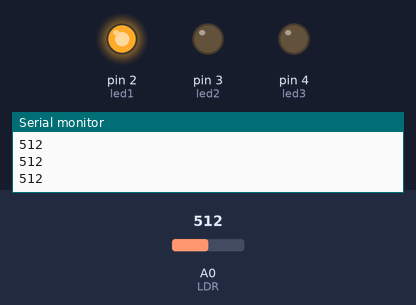
Simulated run of this sketch. Board: Arduino Uno, built with avr-gcc and run on an emulated ATmega328P. On the bench: output pins drawn as LEDs (lit = HIGH), the last lines printed to the serial monitor. The inputs (shaded band) are chosen by the test bench; at power-on: A0 (LDR) = 512.

Above: at 1.2 s.
1.3 s: A0 (LDR) set to 521
At 1.7 s:
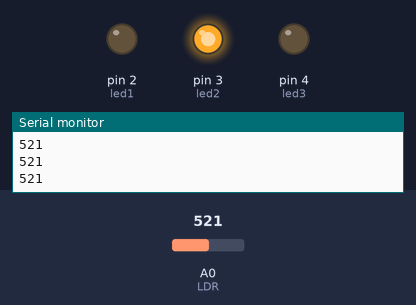
2.8 s: A0 (LDR) set to 682
4.3 s: A0 (LDR) set to 710
At 5.5 s:
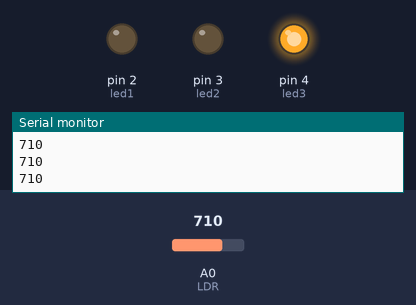
5.8 s: A0 (LDR) set to 690
At 6.8 s:
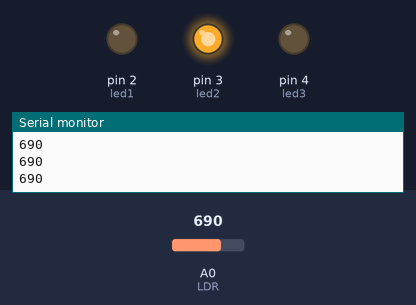
7.3 s: A0 (LDR) set to 716
At 8.1 s:
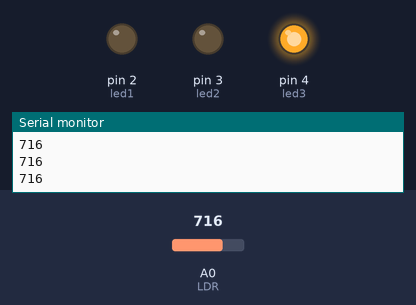
Timing chart, 0 to 9.8 s (numbered marks = the images above; inputs shaded):
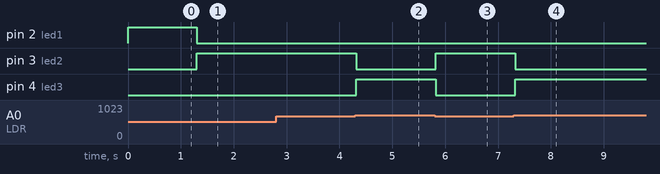

Measured:
- the behaviour switches between 512 and 513 on A0 (LDR) (found by bisection; images 0 and 1)
- the behaviour switches between 700 and 701 on A0 (LDR) (found by bisection; images 1 and 2)
- after the input at 1.3 s, pin 2 (led1): HIGH → LOW at once; pin 3 (led2): LOW → HIGH at once
- after the input at 4.3 s, pin 3 (led2): HIGH → LOW at once; pin 4 (led3): LOW → HIGH at once
- after the input at 5.8 s, pin 3 (led2): LOW → HIGH at once; pin 4 (led3): HIGH → LOW at once
- after the input at 7.3 s, pin 3 (led2): HIGH → LOW at once; pin 4 (led3): LOW → HIGH at once

The sketch:

LDR_Tutorial4.ino
```cpp
/*
 *************** THE WELS THEORY ******************
 *
 * Mediremos la intensidad de luz a través de una fotoresistencia LDR
 * y activaremos 3 Leds dependiendo del aumento de intensidad.
 *
 *Para más información visita: www.thewelstheory.com
 *Y sigueme en www.facebook.com/WelsTheory
 *
 */
 // Declarar pines para los LEDS
 int led1 = 2;
 int led2 = 3;
 int led3 = 4;

 //Pin va a usar el LDR
 int LDR = 0; //A0 -> Del Arduino

 //Variable LDR
 int ValorLDR = 0;

 void setup(){
    pinMode(led1,OUTPUT);// led1 -> Salida
    pinMode(led2,OUTPUT);// led2 -> Salida
    pinMode(led3,OUTPUT);// led3 -> Salida

    Serial.begin(9600); // Configuracion del serial del Arduino
  }

 void loop(){
  ValorLDR = analogRead(LDR); // LDR -> Guardarlo en Valor LDR

  Serial.println(ValorLDR);// Visualizar valor del LDR

  if (ValorLDR > 256){
    digitalWrite(led1,HIGH);
    digitalWrite(led2,LOW);
    digitalWrite(led3,LOW);
    }

  if (ValorLDR > 512){
    digitalWrite(led1,LOW);
    digitalWrite(led2,HIGH);
    digitalWrite(led3,LOW);
    }

  if (ValorLDR > 700){
    digitalWrite(led1,LOW);
    digitalWrite(led2,LOW);
    digitalWrite(led3,HIGH);
    }

  delay(100);//Actualizaciones del LDR
  }
```
